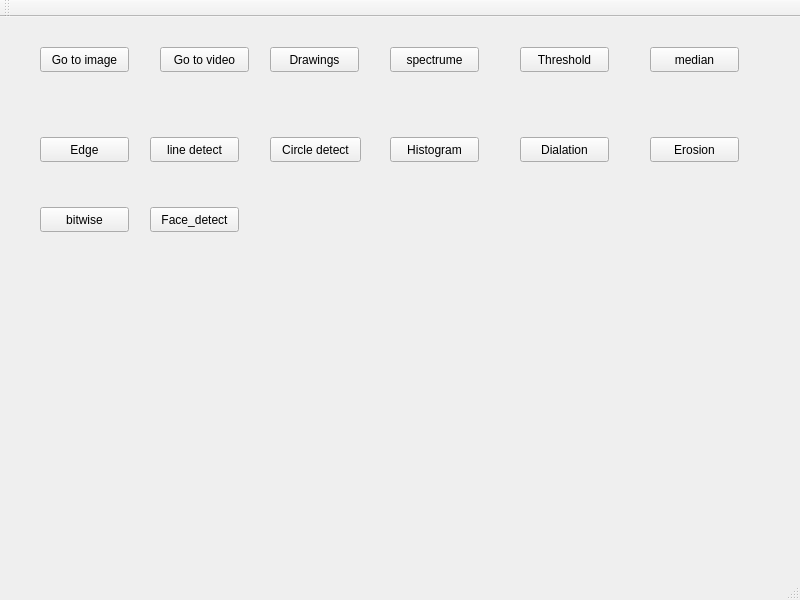
<?xml version="1.0" encoding="UTF-8"?>
<ui version="4.0">
 <class>MainWindow</class>
 <widget class="QMainWindow" name="MainWindow">
  <property name="geometry">
   <rect>
    <x>0</x>
    <y>0</y>
    <width>800</width>
    <height>600</height>
   </rect>
  </property>
  <property name="windowTitle">
   <string>MainWindow</string>
  </property>
  <widget class="QWidget" name="centralwidget">
   <widget class="QPushButton" name="Image_btn">
    <property name="geometry">
     <rect>
      <x>40</x>
      <y>30</y>
      <width>89</width>
      <height>25</height>
     </rect>
    </property>
    <property name="text">
     <string>Go to image</string>
    </property>
   </widget>
   <widget class="QPushButton" name="video_btn">
    <property name="geometry">
     <rect>
      <x>160</x>
      <y>30</y>
      <width>89</width>
      <height>25</height>
     </rect>
    </property>
    <property name="text">
     <string>Go to video</string>
    </property>
   </widget>
   <widget class="QPushButton" name="pushButton">
    <property name="geometry">
     <rect>
      <x>270</x>
      <y>30</y>
      <width>89</width>
      <height>25</height>
     </rect>
    </property>
    <property name="text">
     <string>Drawings</string>
    </property>
   </widget>
   <widget class="QPushButton" name="grayimage_btn">
    <property name="geometry">
     <rect>
      <x>390</x>
      <y>30</y>
      <width>89</width>
      <height>25</height>
     </rect>
    </property>
    <property name="text">
     <string>spectrume</string>
    </property>
   </widget>
   <widget class="QPushButton" name="threshold_btn">
    <property name="geometry">
     <rect>
      <x>520</x>
      <y>30</y>
      <width>89</width>
      <height>25</height>
     </rect>
    </property>
    <property name="text">
     <string>Threshold</string>
    </property>
   </widget>
   <widget class="QPushButton" name="mediam_btn">
    <property name="geometry">
     <rect>
      <x>650</x>
      <y>30</y>
      <width>89</width>
      <height>25</height>
     </rect>
    </property>
    <property name="text">
     <string>median</string>
    </property>
   </widget>
   <widget class="QPushButton" name="edge_btn">
    <property name="geometry">
     <rect>
      <x>40</x>
      <y>120</y>
      <width>89</width>
      <height>25</height>
     </rect>
    </property>
    <property name="text">
     <string>Edge</string>
    </property>
   </widget>
   <widget class="QPushButton" name="linedetect_btn">
    <property name="geometry">
     <rect>
      <x>150</x>
      <y>120</y>
      <width>89</width>
      <height>25</height>
     </rect>
    </property>
    <property name="text">
     <string>line detect</string>
    </property>
   </widget>
   <widget class="QPushButton" name="circledetect_btn">
    <property name="geometry">
     <rect>
      <x>270</x>
      <y>120</y>
      <width>91</width>
      <height>25</height>
     </rect>
    </property>
    <property name="text">
     <string>Circle detect</string>
    </property>
   </widget>
   <widget class="QPushButton" name="histogram_btn">
    <property name="geometry">
     <rect>
      <x>390</x>
      <y>120</y>
      <width>89</width>
      <height>25</height>
     </rect>
    </property>
    <property name="text">
     <string>Histogram</string>
    </property>
   </widget>
   <widget class="QPushButton" name="dialation_btn">
    <property name="geometry">
     <rect>
      <x>520</x>
      <y>120</y>
      <width>89</width>
      <height>25</height>
     </rect>
    </property>
    <property name="text">
     <string>Dialation</string>
    </property>
   </widget>
   <widget class="QPushButton" name="erosion_btn">
    <property name="geometry">
     <rect>
      <x>650</x>
      <y>120</y>
      <width>89</width>
      <height>25</height>
     </rect>
    </property>
    <property name="text">
     <string>Erosion</string>
    </property>
   </widget>
   <widget class="QPushButton" name="facedetect_btn">
    <property name="geometry">
     <rect>
      <x>150</x>
      <y>190</y>
      <width>89</width>
      <height>25</height>
     </rect>
    </property>
    <property name="text">
     <string>Face_detect</string>
    </property>
   </widget>
   <widget class="QPushButton" name="bitwise_btn">
    <property name="geometry">
     <rect>
      <x>40</x>
      <y>190</y>
      <width>89</width>
      <height>25</height>
     </rect>
    </property>
    <property name="text">
     <string>bitwise</string>
    </property>
   </widget>
  </widget>
  <widget class="QMenuBar" name="menubar">
   <property name="geometry">
    <rect>
     <x>0</x>
     <y>0</y>
     <width>800</width>
     <height>22</height>
    </rect>
   </property>
  </widget>
  <widget class="QStatusBar" name="statusbar"/>
  <widget class="QToolBar" name="toolBar">
   <property name="windowTitle">
    <string>toolBar</string>
   </property>
   <attribute name="toolBarArea">
    <enum>TopToolBarArea</enum>
   </attribute>
   <attribute name="toolBarBreak">
    <bool>false</bool>
   </attribute>
  </widget>
 </widget>
 <resources/>
 <connections/>
</ui>
